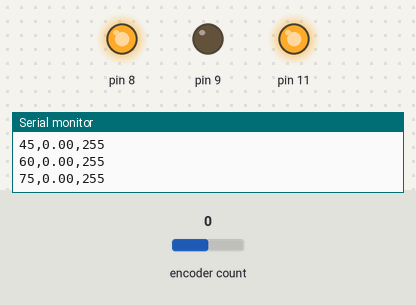
Recording of a program running on a simulated Arduino Uno, built with avr-gcc and run on an emulated ATmega328P. Parts: output pins drawn as LEDs (lit = HIGH), the last lines printed to the serial monitor. Inputs (shaded band) come from the test bench; at power-on: encoder count 0.

Above: at 0.1 s.
At 3.1 s:
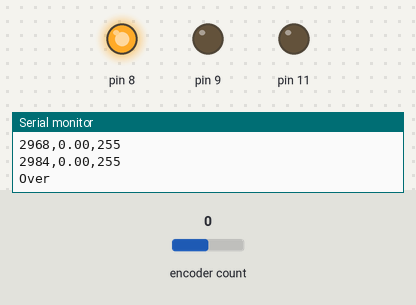
Timing chart, 0 to 4.6 s (numbered marks = the images above):
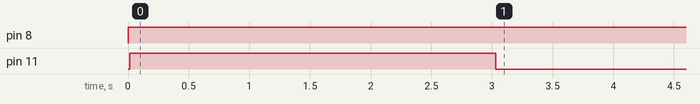

The program:

main.cpp
```cpp
#include <Arduino.h>
#include <Encoder.h>


Encoder myEnc(3,5);
//Motor rightMotor(8, 9, 11, myEnc, 1.0, 0.0, 0.0);

unsigned long current = 0.0;
unsigned long previous = 0.0;
const long interval = 15.0;
long tSpeed = 500.0; //mm /s
float CPM = (40.0*PI)/900.0; //mm / cnt

float current_dist = 0.0;
float prev_dist = 0.0;
float delta_dist = 0.0;

float dt = 0.0;
float cum_err = 0.0;

float Kp = 1.0;
float Ki = 1.75;

void setup() {
  Serial.begin(9600);
  Serial.println("Sanity Check/I want Ice Cream");
  pinMode(8,OUTPUT);
  pinMode(9,OUTPUT);
  pinMode(11,OUTPUT);
}

void loop() {
  digitalWrite(8,HIGH);
  digitalWrite(9,LOW);


  // long newPosition = myEnc.read();
  // long oldPosition = newPosition;

  // if (newPosition != oldPosition){
  //   oldPosition = newPosition;
  //   Serial.println(newPosition);
  // }
  current = millis();
  if (current - previous >= interval && current < 200.0*interval){
    current_dist = myEnc.read() * CPM;
    delta_dist =  current_dist - prev_dist;
    prev_dist =  current_dist;

    dt = current - previous;
    float cSpeed = delta_dist/(dt/1000);
    float error = tSpeed - cSpeed;
    cum_err += error*(dt/1000);
    int output =  Kp*error + Ki*cum_err;
    output = constrain(output, 0, 255);
    analogWrite(11,output);
    Serial.print(current);Serial.print(",");Serial.print(cSpeed);Serial.print(",");Serial.println(output);
    previous = current; //update time
  }

  if (current > 202.0*interval){
    analogWrite(11,0);
    Serial.println("Over");
    while (true){ }

  }
}
```

DualMotorData.cpp
```cpp
// #include "DualMotorData.h"
// #include <Arduino.h>

// void DualMotorData::dualMotorSpeed() {
//     LeftMotor.resetEncoder();
//     RightMotor.resetEncoder();
//     for(int i = 1; i<=5;i++){
//         long currentPWM = i*51; // PWM values from 51 to 255
//         LeftMotor.forward(currentPWM);
//         RightMotor.forward(currentPWM);
//         delay(5000); // Run motor for 5 seconds
//         LeftMotor.stop();
//         RightMotor.stop();
//         Serial.print("PWM: "); Serial.print(currentPWM);
//         Serial.print(" Speed: "); Serial.print(LeftMotor.distance()/5.0);Serial.print(",");Serial.println(RightMotor.distance()/5.0);
//         LeftMotor.resetEncoder();
//         RightMotor.resetEncoder();
//         delay(1000);
//     }
// }
```

Motor.cpp
```cpp
// #include "Motor.h"
// #include <Arduino.h>
// #include <Encoder.h>


// void Motor::forward(int speed) {
//     digitalWrite(IN1, HIGH);
//     digitalWrite(IN2, LOW);
//     Serial.println("forward");
//     Serial.println(speed);
//     analogWrite(ENA, speed);
// }

// void Motor::backward(int speed) {
//     digitalWrite(IN1, LOW);
//     digitalWrite(IN2, HIGH);
//     Serial.println(speed);
//     analogWrite(ENA, speed);
// }

// void Motor::stop() {
//     digitalWrite(IN1, LOW);
//     digitalWrite(IN2, LOW);
//     analogWrite(ENA, 0);
// }

// float Motor::distance() {
//     return encoder.read() * CPM;
// }

// void Motor::resetEncoder() {
//     encoder.write(0);
// }

// float Motor::rpm(float dt) {
//     return (encoder.read()/CPR)/(dt/60.0);
// }

// long Motor::encoderCount() {
//     return encoder.read();
// }

// void Motor::movePID(long speed) {
//     //Delta Time Computation
//     unsigned long currentTime = millis();
//     float dt = (currentTime - prevTime)/1000.f; // in seconds
//     if(dt < 0.05){
//          return;
//     }
//     prevTime = currentTime;

//     // Compute Actual Speed
//     float currentDistance = distance();
//     float deltaDistance = currentDistance - prevDistance;
//     prevDistance = currentDistance;

//     float currentSpeed = deltaDistance / dt; // in mm/s

//     // Compute PID
//     float error = speed - currentSpeed;
//     integral += error * dt;
//     // integral = constrain(integral, -255.0f, 255.0f); // Anti-windup

//     float derivative = (error - prevError) / dt;
//     derivative = 0.9*prevDerivative + 0.1*derivative; // Low-pass filter
//     prevDerivative = derivative;
//     prevError = error;

//     float output = Kp * error + Ki * integral;
//     output = constrain(output, -255.0f, 255.0f);

//     //Compute PWM and direction from sign
//     // Serial.println(output);
//     int output_int = (int) output;
//     //Serial.println(output_int);
//     if(output >= 0) {
//         // output = constrain(output, 30.0f, 255.0f); // Minimum PWM to overcome static friction
//         forward(output_int);
//     } else {
//         // output = constrain(output, -255.0f, -30.0f); // Minimum PWM to overcome static friction
//         backward(-1*output_int);
//     }
//     // Serial.print("Current Speed: ");Serial.print(currentSpeed);Serial.print(" , ");Serial.println(output);
//     // Serial.print("Target Speed: ");Serial.print(speed);Serial.print(" Error: ");Serial.println(error);
//     Serial.print(currentTime);Serial.print(",");Serial.print(currentSpeed);Serial.print(",");Serial.print(output);Serial.print(",");Serial.println(error);


// }
```

MotorData.cpp
```cpp
// #include <Arduino.h>
// #include "MotorData.h"
// #include "Motor.h"

// MotorData::MotorData(Motor& m) : motor(m) {}

// void MotorData::speedData() {
//     motor.resetEncoder();
//     for(int i = 0; i<=255;i++){
//         long currentPWM = i; // PWM values from 51 to 255
//         motor.forward(currentPWM);
//         delay(5000); // Run motor for 5 seconds
//         motor.stop();
//         Serial.print(currentPWM);Serial.print(",");Serial.println(motor.distance()/5.0);
//         motor.resetEncoder();
//         delay(1000);
//     }
// }
```

Measured:
- by itself, pin 8: LOW → HIGH at 0.00 s
- by itself, pin 11: LOW → HIGH at 0.02 s, → LOW 3.0 s later
